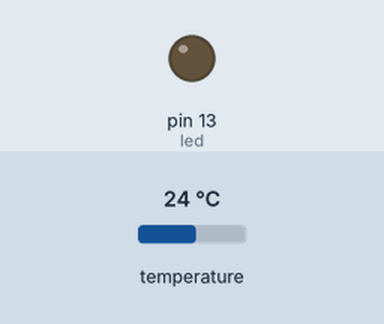
Bench run of a sketch on a simulated Arduino Uno, built with avr-gcc and run on an emulated ATmega328P. Shown: output pins drawn as LEDs (lit = HIGH). The inputs (shaded band) are chosen by the test bench; at power-on: temperature 24 °C. What the sketch prints to the serial monitor is not drawn.

Above: at 3.3 s.
3.4 s: temperature set to 24.7 °C
5.9 s: temperature set to 25.6 °C
At 6.8 s:
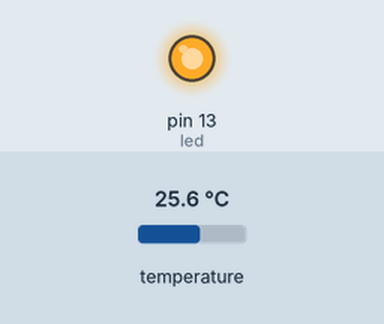
Timing chart, 0 to 8.9 s (numbered marks = the images above; inputs shaded):
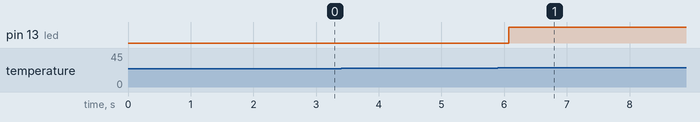

The sketch:

TempSensorControl.ino
```cpp
// First we include the libraries
#include <OneWire.h>
#include <DallasTemperature.h>

// Data wire is plugged into pin 2 on the Arduino
#define ONE_WIRE_BUS 2

// Setup a oneWire instance to communicate with any OneWire devices
// (not just Maxim/Dallas temperature ICs)
OneWire oneWire(ONE_WIRE_BUS);

// Pass our oneWire reference to Dallas Temperature.
DallasTemperature sensors(&oneWire);

// using the onboard led
int led = 13;
float temp = 0;

void setup(void)
{
  // initialize the digital pin as an output.
  pinMode(led, OUTPUT);
  // start serial port
  Serial.begin(9600);
  Serial.println("Dallas Temperature IC Control Library Demo");
  // Start up the library
  sensors.begin();
}

void loop(void)
{
  // call sensors.requestTemperatures() to issue a global temperature
  // request to all devices on the bus

  Serial.print(" Requesting temperatures...");
  sensors.requestTemperatures(); // Send the command to get temperature readings
  Serial.println("DONE");

  temp = sensors.getTempCByIndex(0); // Why "byIndex"?
    // You can have more than one DS18B20 on the same bus.
    // 0 refers to the first IC on the wire

  Serial.print("Temperature is: ");
  Serial.println(temp);

  if(temp > 25 && !digitalRead(led) ){
    Serial.println("Turning on LED");
    digitalWrite(led, true);
  } else if(temp <= 25 && digitalRead(led)) {
    Serial.println("Turning off LED");
    digitalWrite(led, false);
  }

  delay(1000);
}
```

Measured:
- the behaviour switches between 25 and 25.1 °C on temperature (found by bisection; images 0 and 1)
- after the input at 3.4 s, every drawn part: stays the same
- after the input at 5.9 s, pin 13 (led): LOW → HIGH after 0.18 s
